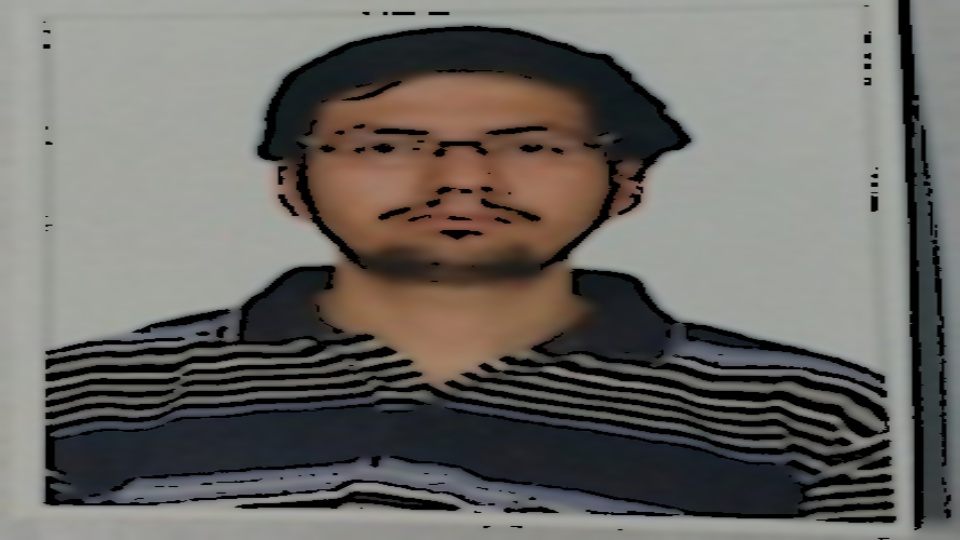
#> input picture cartoonified_Image.jpg, 960 x 540 px
$ python -i cartoonify.py   (imports and definitions only)
#> lines starting #> are read from the running program, lines starting #| are printed output that depends on the picture; after the words box and inside, x2 and y2 are one past the last pixel; in counts of white or black regions, pixels touching at a corner belong together
import cv2  # used fro image processing
from cv2 import *
import easygui  # to open fileobx

import numpy as np  # to store image

import imageio  # to read iamge stored at particular path

import sys

import matplotlib.pyplot as plt

import os

import tkinter as tk

from tkinter import filedialog

from tkinter import *

import PIL

from PIL import ImageTk, Image

# [4 lines not run here, left out]
# [1 line that did not run here, left out]

'''fileopen box to open the box to choose file
   and help us store file path as string '''


def upload():
    ImagePath = easygui.fileopenbox()
    cartoonify(ImagePath)


def cartoonify(ImagePath):
#> called with ImagePath = 'cartoonified_Image.jpg'
    originalImage = cv2.imread(ImagePath)
#> originalImage is the input picture: shape (540, 960, 3); mean B, G, R 100.8, 105.2, 107.8
    originalImage = cv2.cvtColor(originalImage, cv2.COLOR_BGR2RGB)

    # print(image)

    if originalImage is None:
        print("cannot find any image .Choose appropriate file")
        sys.exit()

    Resized1 = cv2.resize(originalImage, (960, 540))
    #plt.imshow(Resized1,cmap = gray)

# converting image to grayscale
    grayScaleImage = cv2.cvtColor(originalImage, cv2.COLOR_BGR2GRAY)
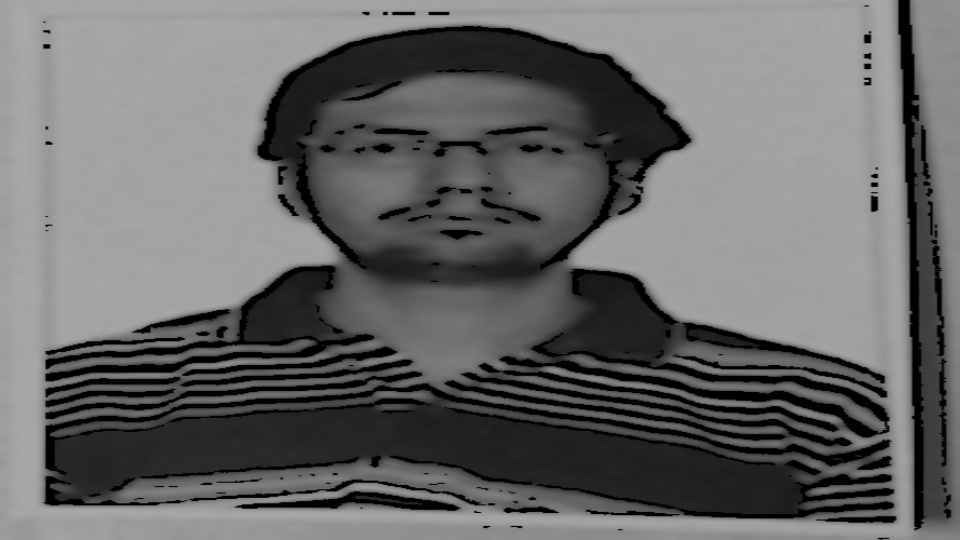
#> grayScaleImage: shape (540, 960); min 0, max 171, mean 104.1
    Resized2 = cv2.resize(grayScaleImage, (960, 540))

    #plt.imshow(Resized2,cmap = gray)

# smoothering a grayscale image
    smoothGrayScale = cv2.medianBlur(grayScaleImage, 5)
    Resized3 = cv2.resize(smoothGrayScale, (960, 540))

    #plt.imshow(Resized3,cmap = gray)
# retrieving the edges for cartoon effect
    getEdge = cv2.adaptiveThreshold(
        smoothGrayScale, 255, cv2.ADAPTIVE_THRESH_MEAN_C, cv2.THRESH_BINARY, 9, 9)
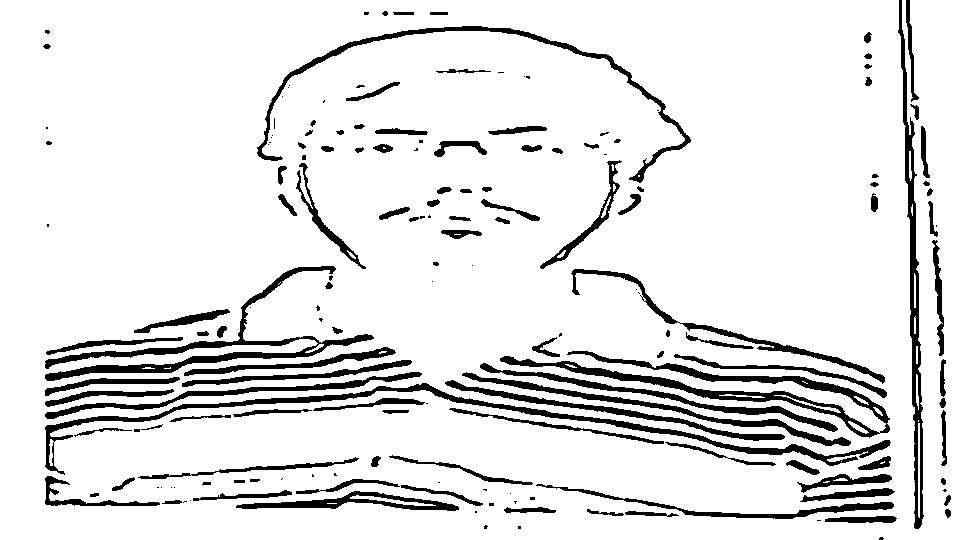
#> getEdge: shape (540, 960); 89.5% white; 173 black regions (59 under 20 px), largest, box (x1, y1, x2, y2) and area: (45, 383, 891, 475) 4808, (500, 351, 890, 438) 4790, (45, 266, 374, 381) 4320

    Resized4 = cv2.resize(getEdge, (960, 540))
    #plt.imshow(Resized4,cmap = gray)

# applying a bilateral filter to remove noise

    colorImage = cv2.bilateralFilter(originalImage, 9, 300, 300)
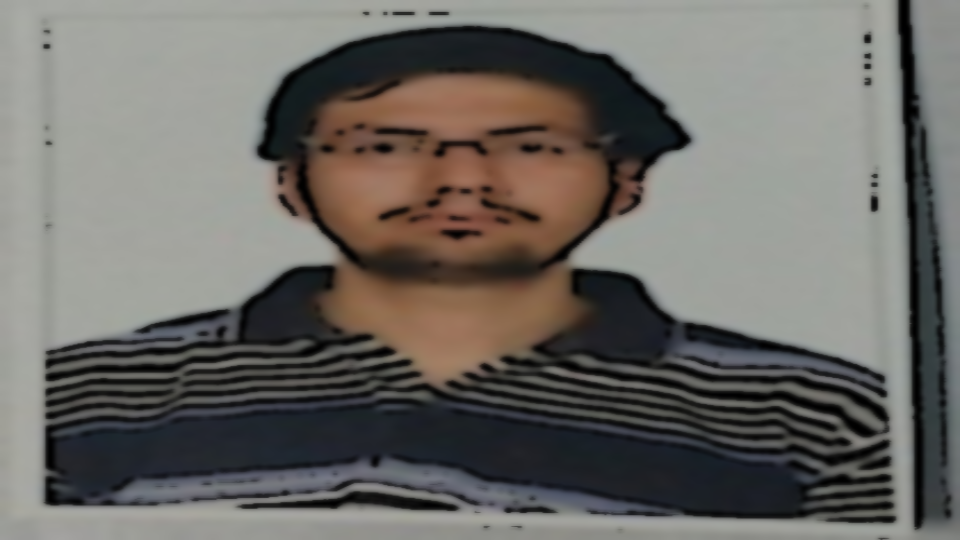
#> colorImage: shape (540, 960, 3); mean R, G, B 107.9, 105.3, 100.9
    Resized5 = cv2.resize(colorImage, (960, 540))

    #plt.imshow(Resized5,cmap = gray)

# give a cartoon effect

    cartoonImage = cv2.bitwise_and(colorImage, colorImage, mask=getEdge)
    Resized6 = cv2.resize(cartoonImage, (960, 540))
    #plt.imshow(Resized6,cmap = gray)

    images = [Resized1, Resized2, Resized3, Resized4, Resized5, Resized6]
    fig, axes = plt.subplots(3, 2, figsize=(8, 8), subplot_kw={
                             'xticks': [], 'yticks': []}, gridspec_kw=dict(hspace=0.1, wspace=0.1))

    for i, ax in enumerate(axes.flat):
        ax.imshow(images[i], cmap='gray')

#> (the run stopped early here; a loop or call above may not have finished)
